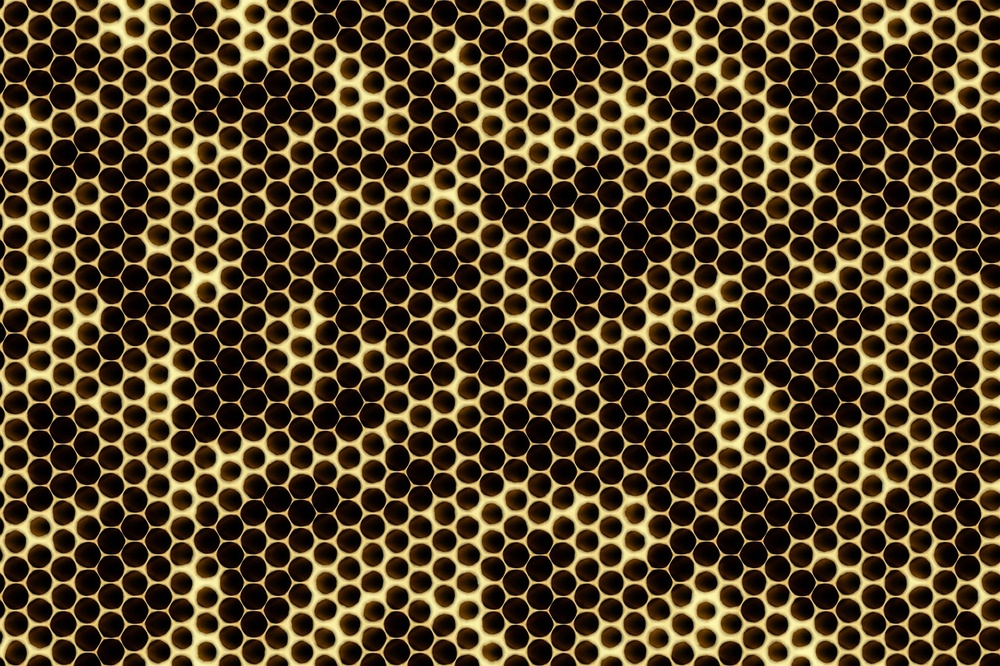
#> input picture Filtering/data/honeycomb.jpg, 1000 x 666 px, shrunk from 1280 x 853 before the run
$ python Furie.py
#> lines starting #> are read from the running program, lines starting #| are printed output that depends on the picture
import numpy as np
import matplotlib.pyplot as plt
import cv2
from pathlib import Path
from skimage import data
from skimage.color import rgb2gray


path = Path(__file__).parent
INPUT_IMAGE =path /"data"/"honeycomb.jpg"
original = plt.imread(INPUT_IMAGE)
#> original is the input picture: shape (666, 1000, 3); mean R, G, B 81.2, 64.2, 38
grayscale = rgb2gray(original)
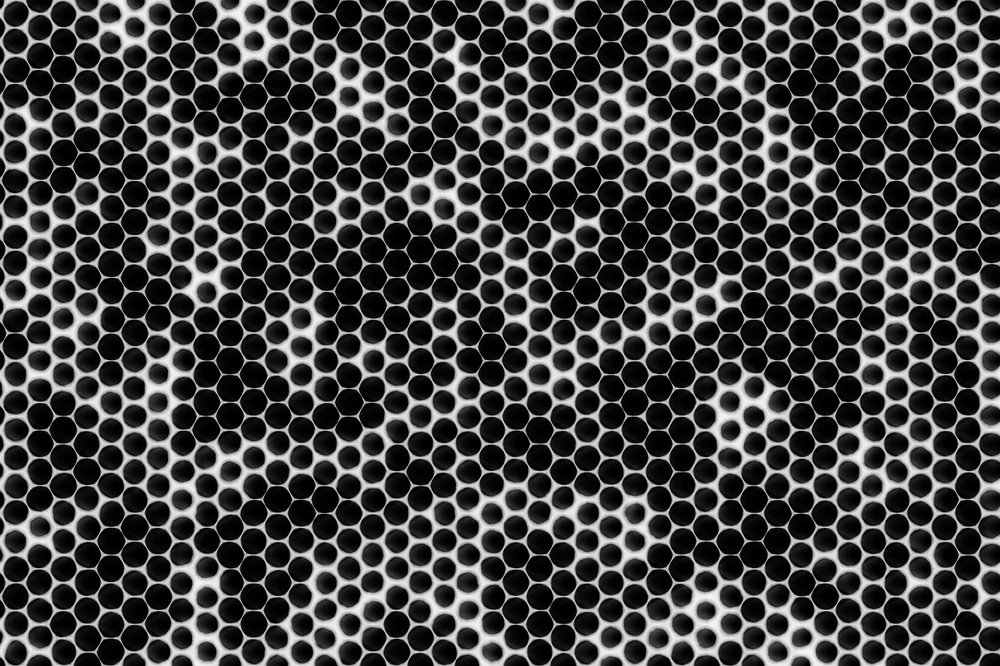
#> grayscale: shape (666, 1000) float64; min 0, max 0.968, mean 0.258

im_freq = np.fft.fft2(grayscale)
h, w = im_freq.shape
#> h = 666; w = 1000
#     im_freq = np.roll(im_freq, h//2, 0)
#     im_freq = np.roll(im_freq, w//2, 1)
im_freq = np.fft.fftshift(im_freq)
furie = np.log10(np.abs(im_freq)) * 20
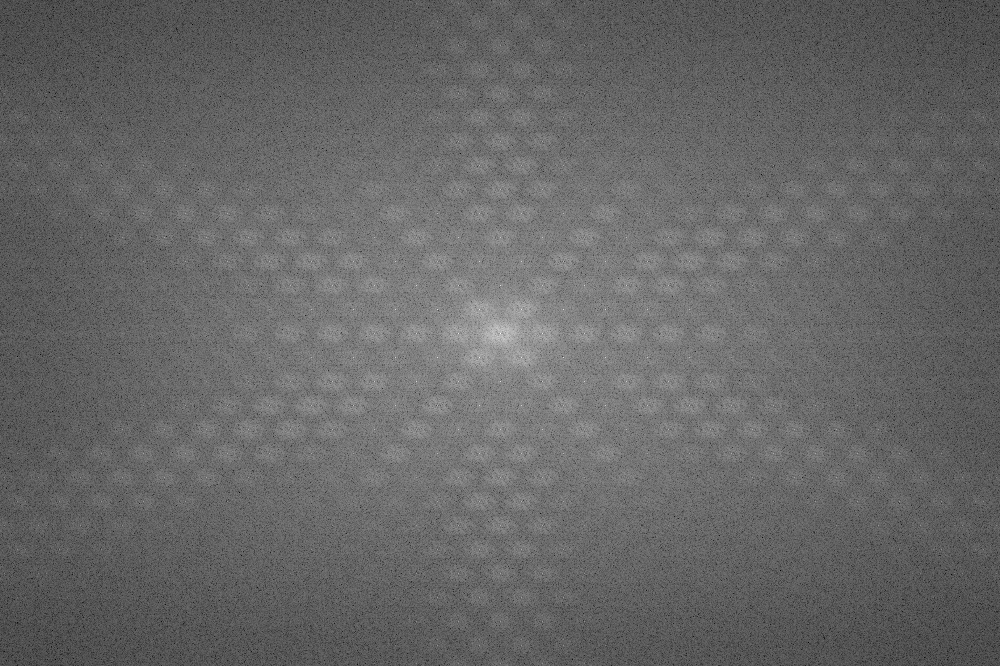
#> furie: shape (666, 1000) float64; min -21.25, max 104.7, mean 29.6; drawn with min black and max white

fig, axes = plt.subplots(1, 2, figsize=(8, 4))
ax = axes.ravel()

ax[0].imshow(original)
ax[0].set_title("Original")
ax[1].imshow(furie, cmap=plt.cm.gray)
ax[1].set_title("Grayscale")

##output
OUTPUT_DIR=str(path) +"/edge_emphasis"
OUTPUT_IMAGE = OUTPUT_DIR+"/furie" +".png"
plt.savefig(OUTPUT_IMAGE,dpi=150)
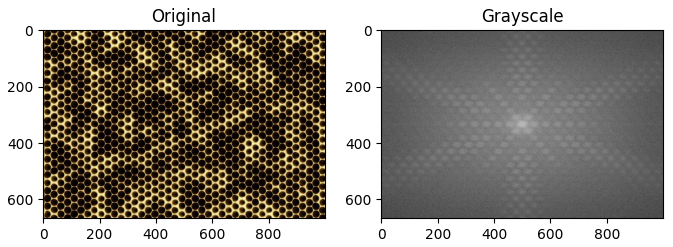
#> figure drawn by matplotlib, 2 panels

fig.tight_layout()
plt.show()
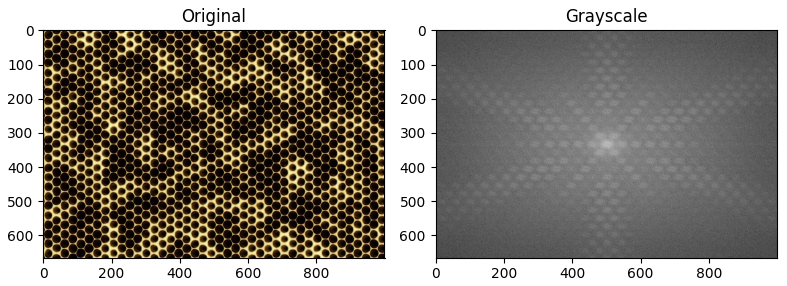
#> figure drawn by matplotlib, 2 panels
